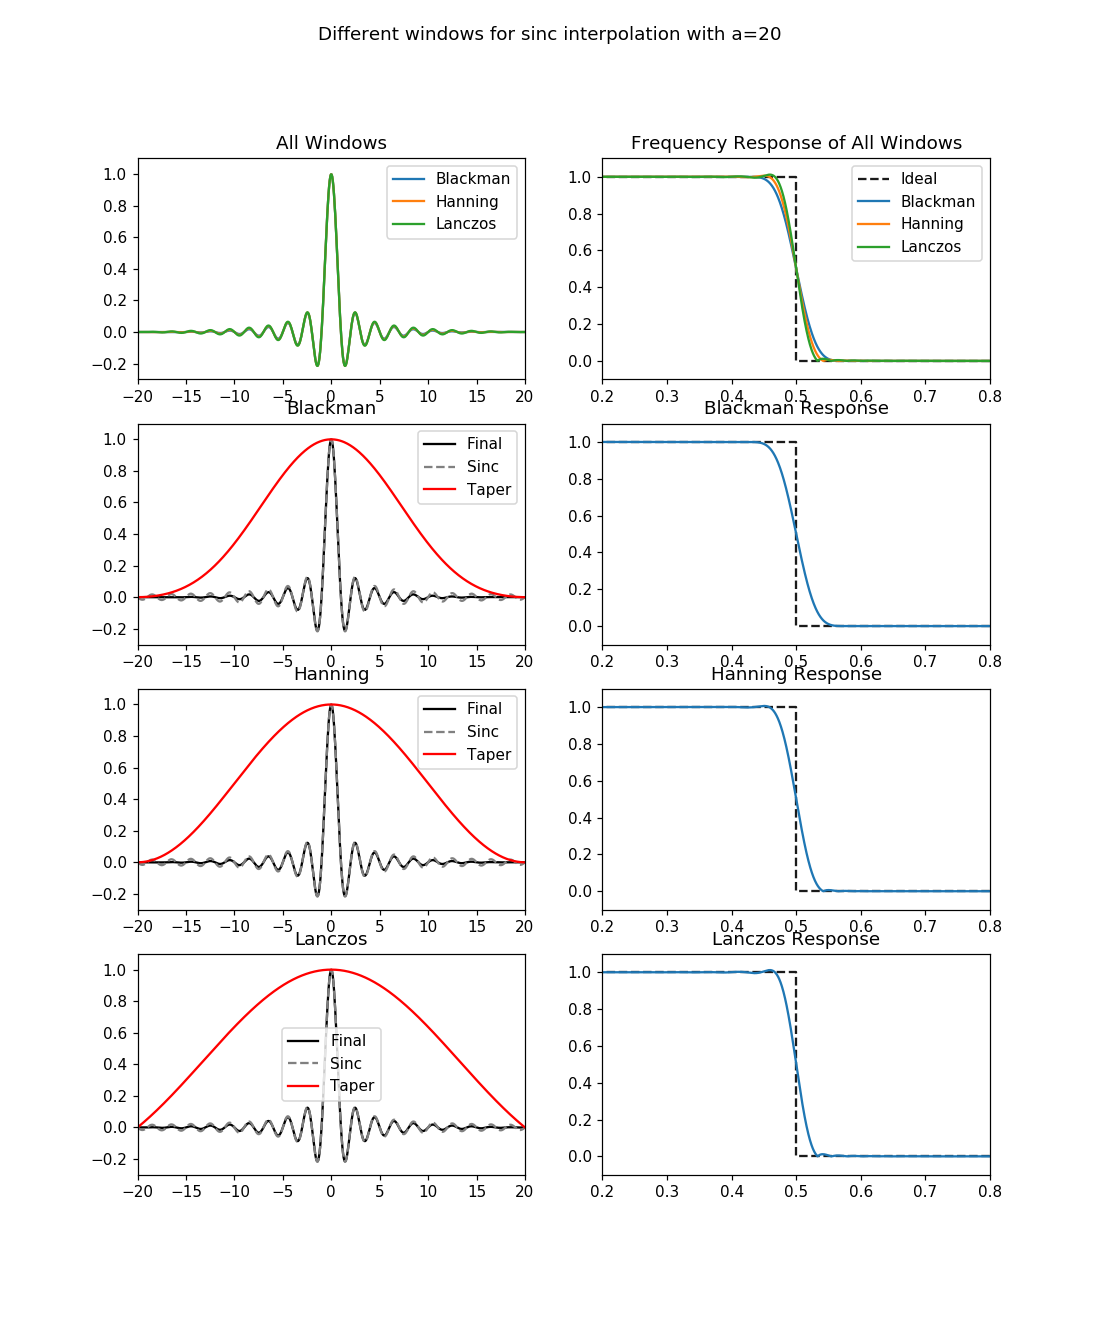

Generate this figure with Python:
import matplotlib.pyplot as plt

plt.figure(figsize=(10, 12))
from obspy.signal.interpolation import plot_lanczos_windows
plot_lanczos_windows(a=20)
